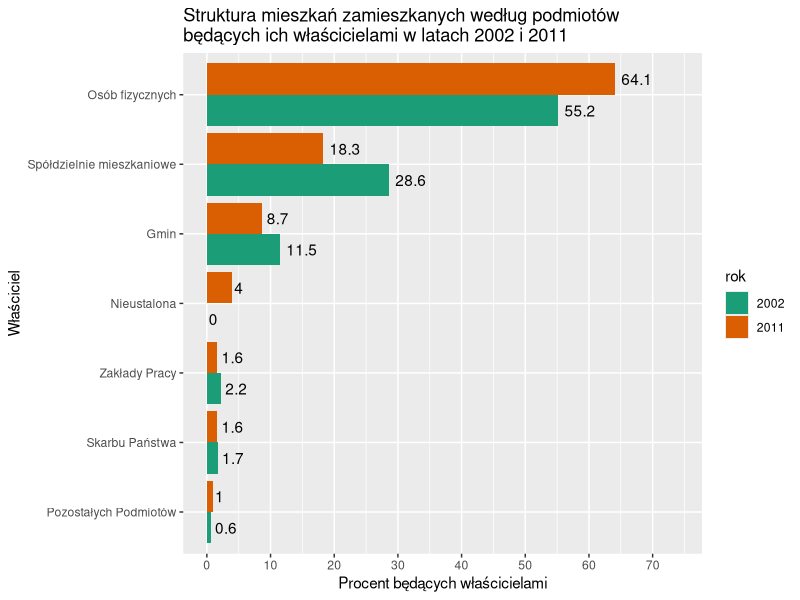

This chart was generated by the following R code:
## ---- chunk 1
knitr::opts_chunk$set(echo = TRUE)
## ---- chunk 2

library(ggplot2)
library(tidyverse)

# dane
podmiot <- c("Osób fizycznych","Osób fizycznych", "Spółdzielnie mieszkaniowe", "Spółdzielnie mieszkaniowe", "Gmin", "Gmin", "Skarbu Państwa", "Skarbu Państwa", "Zakłady Pracy", "Zakłady Pracy", "Pozostałych Podmiotów", "Pozostałych Podmiotów", "Nieustalona", "Nieustalona")
rok <- c("2011", "2002", "2011", "2002", "2011", "2002", "2011", "2002", "2011", "2002", "2011", "2002", "2011", "2002")
wartosc <- c(64.1, 55.2, 18.3, 28.6, 8.7, 11.5, 1.6, 1.7, 1.6, 2.2, 1.0, 0.6, 4.0, 0.0)


df<- data.frame(podmiot, rok, wartosc)


ggplot(data = df, aes(x = reorder(podmiot, wartosc), y = wartosc, fill = rok)) + 
  geom_bar(stat = 'identity', position = "dodge") +
  geom_text(aes(label = paste0(wartosc), hjust = -0.2), position = position_dodge(width = 0.9)) +
  scale_x_discrete() +
  scale_y_continuous(limits = c(0, max(wartosc) +  10), breaks = seq(0, max(wartosc) +  10, by = 10)) + 
  ggtitle("Struktura mieszkań zamieszkanych według podmiotów \r\nbędących ich właścicielami w latach 2002 i 2011") +
  xlab('Właściciel') +
  ylab('Procent będących właścicielami')  +
  scale_fill_brewer(palette="Dark2") +
  coord_flip()
